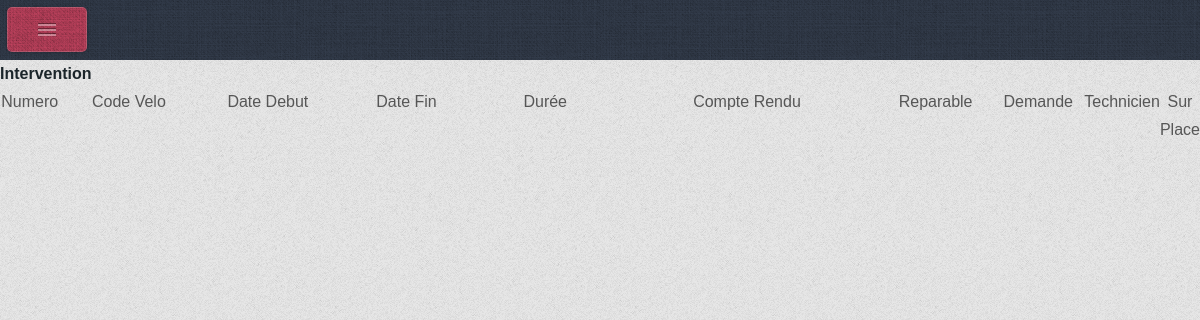
Page /Pages/Intervention/ListeIntervention.php (signed in) on the earlier database version.
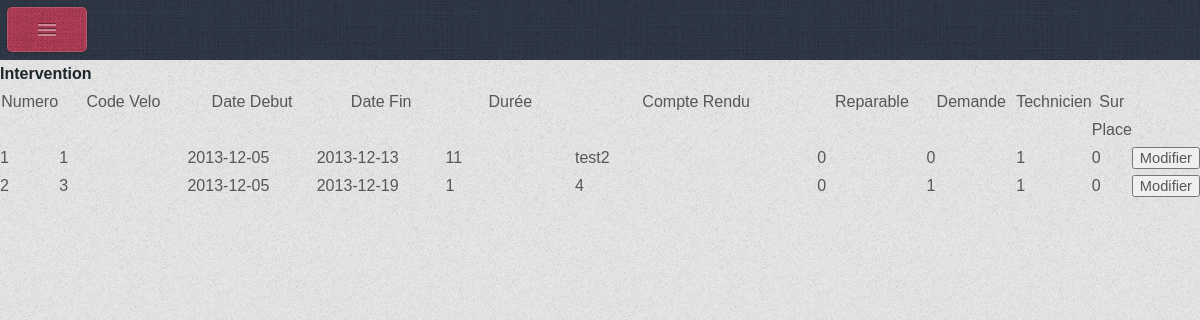
Same page on the later database version.
### tables this page shows
CREATE TABLE IF NOT EXISTS `boninterv` (
  `BI_Num` int(10) NOT NULL,
  `BI_Velo` char(5) NOT NULL,
  `BI_DatDebut` date DEFAULT NULL,
  `BI_DatFin` date DEFAULT NULL,
  `BI_CpteRendu` varchar(100) DEFAULT NULL,
  `BI_Reparable` char(1) DEFAULT NULL,
  `BI_Demande` char(5) DEFAULT NULL,
  `BI_Technicien` char(5) NOT NULL,
  `BI_SurPlace` char(1) DEFAULT NULL,
  `BI_Duree` int(5) DEFAULT NULL,
  PRIMARY KEY (`BI_Num`),
  KEY `CONCERNER_FK` (`BI_Velo`),
  KEY `EXECUTER_FK2` (`BI_Demande`),
  KEY `REALISER_FK` (`BI_Technicien`)
);

### include/functions.php (called while the page is built, shortened)
<?php
   function listeint()
  {
      $sReq = " SELECT BI_Num, BI_Velo, BI_DatDebut, BI_DatFin, BI_Reparable, BI_Demande, BI_SurPlace, BI_Duree, BI_CpteRendu, BI_Technicien  FROM boninterv";
      $rstPdt = mysql_query($sReq) ;
      $iNb = 0 ;
      $intevention = array() ;
        while ($intevention2 = mysql_fetch_assoc($rstPdt) )
           {
             $iNb = $iNb + 1 ;
             $intevention[$iNb] =  $intevention2 ;
           }
    return ($intevention) ;
}
?>

### Pages/Intervention/ListeIntervention.php (the view, shortened to what this page needs)
<?php
if(isset($_SESSION['id'])) {
require_once('../../include/functions.php');
?>
<html>
	<head>
			<link rel="stylesheet" href="../../css/style.css" />
			<link rel="stylesheet" href="../../css/style-mobile.css" />
			<link rel="stylesheet" href="../../css/style-desktop.css" />
			<link rel="stylesheet" href="../../css/style-wide.css" />
	</head>
	<body>
		<a href="../../index.php"><img src="../../css/Home.png" border="0" align="center" width=60 height=60></img></a></br>
		<b>Intervention </b>
			<table border = 1 width="100%" >
				<tr>
					<th width="5%" >Numero</th>
					<th width="13%">Code Velo</th>
					<th width="13%">Date Debut</th>
					<th width="13%">Date Fin</th>
					<th width="13%">Durée</th>
					<th width="25%">Compte Rendu</th>
					<th width="10%">Reparable</th>
					<th width="10%">Demande</th>
					<th width="10%">Technicien</th>
					<th width="10%">Sur Place</th>
				</tr>
					<form  action="<?php $_SERVER['PHP_SELF']; ?>" name="ListeInt" method="POST">
		<?php
			$liste = listeint();
			foreach ($liste as $listes)
				{
		?>
				<tr>
					<td><?php echo $listes["BI_Num"]; ?></td>
					<td><?php echo $listes["BI_Velo"]; ?></td>
					<td><?php echo $listes["BI_DatDebut"]; ?></td>
					<td><?php echo $listes["BI_DatFin"] ; ?></td>
					<td><?php echo $listes["BI_Duree"] ;?></td>
					<td><?php echo $listes["BI_CpteRendu"] ; ?></td>
					<td><?php echo $listes["BI_Reparable"] ; ?></td>
					<td><?php echo $listes["BI_Demande"] ;?></td>
					<td><?php echo $listes["BI_Technicien"] ;?></td>
					<td><?php echo $listes["BI_SurPlace"] ;?></td>
					<td><a href="ModifIntervention.php?variable=<?php print($listes["BI_Num"]) ?>"><input type="button" value="Modifier"  /></a></td>
				</tr>
		<?php
				}
		?>
					</form>
			</table>
	</body>
</html>
<?php
}
else{
header('Location:/Vlyon/Pages/connexion.php');
}
?>

Differences in the rows shown:
added boninterv: BI_Num "1", BI_Velo "1", BI_DatDebut "2013-12-05", BI_DatFin "2013-12-13", BI_Duree "11", BI_CpteRendu "test2", BI_Reparable "0", BI_Demande "0", BI_Technicien "1", BI_SurPlace "0"
added boninterv: BI_Num "2", BI_Velo "3", BI_DatDebut "2013-12-05", BI_DatFin "2013-12-19", BI_Duree "1", BI_CpteRendu "4", BI_Reparable "0", BI_Demande "1", BI_Technicien "1", BI_SurPlace "0"
